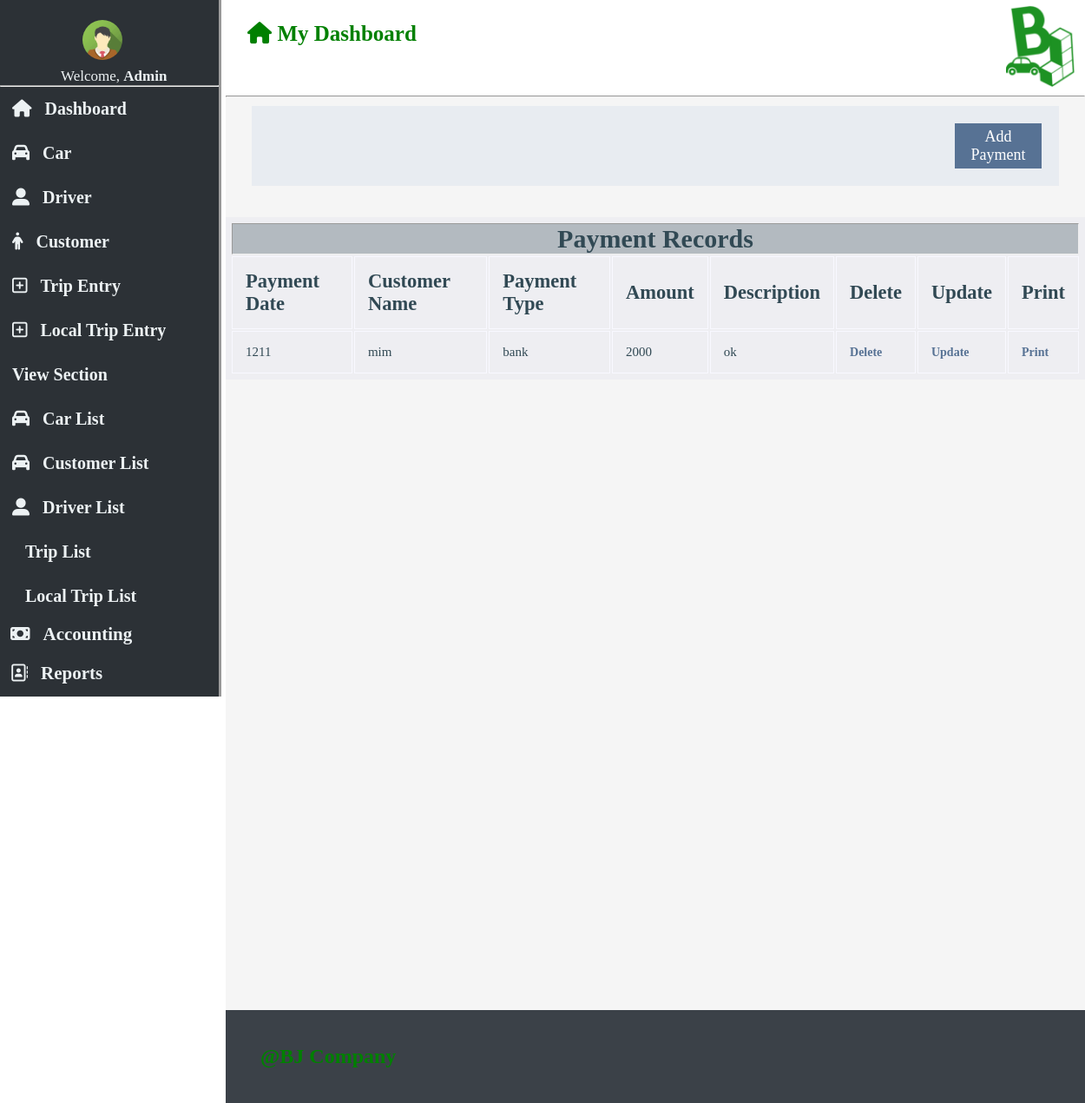
The page /Rent-a-car2/payment_view.php on the database its author committed.
### tables this page shows
CREATE TABLE `tb_payment` (
  `PaymentDate` int(30) NOT NULL,
  `CustomerName` varchar(20) NOT NULL,
  `PaymentType` varchar(30) NOT NULL,
  `Amount` int(30) NOT NULL,
  `Description` varchar(30) NOT NULL
);

### Rent-a-car2/payment_view.php (the view, shortened to what this page needs)
<!DOCTYPE html>
<html>
<head>
  <link rel="stylesheet" type="text/css" href="file:///C:/xampp/htdocs/Rent-a-car/fontawesome-free-5.11.2-web/css/all.css">
  <link rel="stylesheet" type="text/css" href="css/car_list.css">
 <link rel="stylesheet" type="text/css" href="css/dashboard.css">
</head>
<body>
<div class="wrapper">
<nav class="" style="z-index:3;width:300px;" id="mySidebar"><br>
  <div class="c1-container">
    <div class="c1-img">
      <img src="img/img_avatar.png" style="border-radius: 50%;width: 46px;">
    </div>
    <div class="c1-text">
      <span>Welcome, <strong>Admin</strong></span><br>
    </div>
  </div>
  <hr>
  <div class="c1-container">
  <a class="bar-block-item" href="Dashboard2.php"><i id="i0" class="fas fa-home"></i>Dashboard</a>
  </div>
  <div class="bar-block">
  <a class="bar-block-item" href="car_add.php">           <i id="i1" class="fas fa-car"></i>Car</a>
  <a class="bar-block-item" href="driver_add2.php">       <i id="i2" class="fas fa-user-alt"></i>Driver</a>
  <a class="bar-block-item" href="customer_add.php">      <i id="i3" class="hvr-buzz-out fa fa-male"></i>Customer</a>
  <a class="bar-block-item" href="trip_entry.php">        <i id="i4" class="far fa-plus-square"></i>Trip Entry</a>
  <a class="bar-block-item" href="localtripentry.php">    <i id="i5" class="far fa-plus-square"></i>Local Trip Entry</a>
  <a class="bar-block-item" href="*"><span>View Section</span></a>
  <a class="bar-block-item" href="car_list.php">           <i id="i1" class="fas fa-car"></i>Car List</a>
  <a class="bar-block-item" href="customer_list.php">           <i id="i1" class="fas fa-car"></i>Customer List</a>
  <a class="bar-block-item" href="driver_list.php">       <i id="i2" class="fas fa-user-alt"></i>Driver List</a>
  <a class="bar-block-item" href="Trip_list2.php">                      <i id="i6" class="fab fa-tripadvisor"></i>Trip List</a>
  <a class="bar-block-item" href="local_trip_list.php">                      <i id="i7" class="fab fa-tripadvisor"></i>Local Trip List</a>
  <a href="#" class="bar-block-item dropdown-btn">         <i id="i8" class="fas fa-money-bill"></i>Accounting </a>
  <a href="#" class="bar-block-item dropdown-btn">         <i id="i9" class="far fa-address-book"></i>Reports</a>
  </div>
</nav>
<div class="main">
  <header class="header2">
  	<div id="header-text">
    <h4><b><i class="fas fa-home"></i> My Dashboard</b></h4>
    </div>
    <div id="header-logo">
    	 <img src="img/logo4.png" style="width: 80px">
    </div>
  </header>
<hr>
<div class="add_car_container">
 <div class="save-button" id="addcar">
<a href="payment_add.php" class="button">Add Payment</a>
</div>
</div>
<?php
$servername = "localhost";
$username = "root";
$password = "";
$dbname = "db_car_bj";
$conn = new mysqli($servername, $username, $password, $dbname);
$sql = "SELECT * FROM tb_payment";
$result = $conn->query($sql);
if ($result->num_rows > 0) {
    echo"<table style='width:990px; margin:auto; color:#314954; padding:5px; font-size:15px; border-color:darkgrey;border: currentColor;background-color: #d8dbe845;' border='5'>";
    echo"<tr><th colspan='8'><h1>Payment Records</h1></th></tr>";
    echo"<tr>";
    echo"<td><h2>Payment Date</h2></td>";
    echo "<td><h2>Customer Name</h2></td>";
    echo "<td><h2>Payment Type</h2></td>";
    echo "<td><h2>Amount</h2></td>";
    echo "<td><h2>Description</h2></td>";
    echo "<td><h2>Delete</h2></td>";
    echo "<td><h2>Update</h2></td>";
    echo "<td><h2>Print</h2></td>";
    echo "</tr>";
    echo "<br><br>";
     while($row = $result->fetch_assoc()) {
        echo "<tr>
    <td>"  . $row["PaymentDate"]."    </td>
    <td>"  . $row["CustomerName"]."  </td>
    <td>"  . $row["PaymentType"]."    </td>
    <td>"  . $row["Amount"]."  </td>
    <td>"  . $row["Description"]."  </td>
    <td><a href =delete_payment.php?CustomerName=".$row["CustomerName"].">Delete</a>     </td>
    <td><a href =edit_payment.php?CustomerName=".$row["CustomerName"].">Update</a>     </td>
    <td><a href =print_payment.php?CustomerName=".$row["CustomerName"].">Print</a> </td>
    </tr>";
     }
     echo "</table>";
} else {
     echo "0 results";
}
?>  <br><br><br><br><br><br><br>
<div class="footer">
  <h4 style="color: green;font-size: 24px">@BJ Company</h4></div>
</div>
</div>
</body>
</html>

### Rent-a-car2/css/car_list.css (style rules this page uses)
td { padding: 15px; border-style: groove; border-color: ghostwhite; }
td a { color: #577294; text-decoration: none; font-size: 14px; font-weight: 900; }
th { background-color: #09232f42; }
.save-button { width: 20%; }
.save-button .button { background-color: #577294; border: none; color: white; padding: 5px 14px; text-align: center; text-decoration: none; display: inline-block; font-size: 18px; cursor: pointer; }
#addcar { float: right;width:100px; }
.add_car_container { background-color: #d2ddea61; padding: 20px; overflow: hidden; margin-top: 10px;margin-left: 30px; margin-right: 30px }

### Rent-a-car2/css/dashboard.css (style rules this page uses)
* { margin: 0px;padding: 0px;font-family:Times New Roman; }
html { box-sizing: content-box; }
.footer { background-color: #101821cf;padding: 40px;overflow: hidden;margin: 0px;width: 96%;margin-top: 600px; }
#mySidebar { background-color:#2c3136;height: 200%;position: sticky;top: 0px;border-right-style: outset; }
.c1-img { width: 50%; text-align: center; margin-left: 50px; padding: 5px; }
.c1-text { width: 50%; color: #ecf1f3; margin-left: 70px; font-size: 17px; }
.c1-text span { text-align: center; }
.bar-block { height: 100%; }
.bar-block-item { padding: 14px;display: list-item;font-size: 20px;text-decoration: none;color: #ecf1f3;font-weight: 600; }
.bar-block-item i { font-size: 20px;margin-right: 15px; }
.dropdown-btn { padding: 6px 9px 14px 12px; text-decoration: none; font-size: 21px; display: block; text-align: left; }
.wrapper { display: flex;position: relative; }
.header2 { padding: 5px;background-color: white;overflow: hidden; }
#header-text { float: left; width: 50%; padding: 20px; font-size: 25px; color: green; }
#header-logo { float: right;width: 20%; }
#header-logo img { margin-left: 110px; }
.main { background-color: #3b3e400d;margin-left:25%;width: 85%;margin-left: 5px; }
.save-button { margin-left: 11px; }

### rows shown on the page
tb_payment: PaymentDate "1211", CustomerName "mim", PaymentType "bank", Amount "2000", Description "ok"
